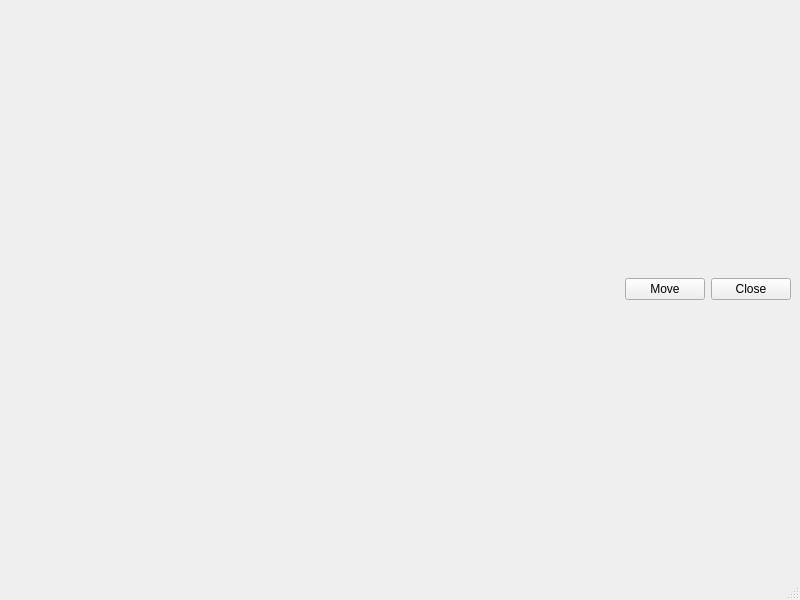
<?xml version="1.0" encoding="UTF-8"?>
<ui version="4.0">
 <class>MainWindowTest</class>
 <widget class="QMainWindow" name="MainWindowTest">
  <property name="geometry">
   <rect>
    <x>0</x>
    <y>0</y>
    <width>800</width>
    <height>600</height>
   </rect>
  </property>
  <property name="windowTitle">
   <string>MainWindow</string>
  </property>
  <widget class="QWidget" name="centralwidget">
   <layout class="QVBoxLayout" name="verticalLayout">
    <item>
     <layout class="QVBoxLayout" name="OpenGLLayout"/>
    </item>
    <item>
     <layout class="QHBoxLayout" name="horizontalLayout">
      <item>
       <spacer name="horizontalSpacer">
        <property name="orientation">
         <enum>Qt::Horizontal</enum>
        </property>
        <property name="sizeType">
         <enum>QSizePolicy::MinimumExpanding</enum>
        </property>
        <property name="sizeHint" stdset="0">
         <size>
          <width>40</width>
          <height>20</height>
         </size>
        </property>
       </spacer>
      </item>
      <item>
       <widget class="QPushButton" name="pushButton_2">
        <property name="text">
         <string>Move</string>
        </property>
       </widget>
      </item>
      <item>
       <widget class="QPushButton" name="pushButton">
        <property name="text">
         <string>Close</string>
        </property>
       </widget>
      </item>
     </layout>
    </item>
   </layout>
  </widget>
  <widget class="QMenuBar" name="menubar">
   <property name="geometry">
    <rect>
     <x>0</x>
     <y>0</y>
     <width>800</width>
     <height>21</height>
    </rect>
   </property>
  </widget>
  <widget class="QStatusBar" name="statusbar"/>
 </widget>
 <resources/>
 <connections/>
</ui>
